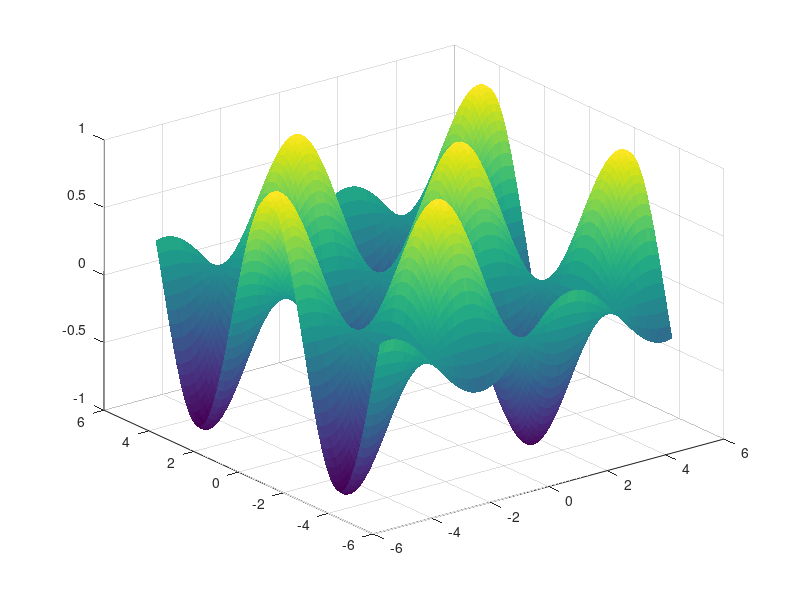

Write the MATLAB code that produced this figure. (Note: this script raises an error after producing the figure.)
%% create a matrix
close all;
clear;
clc;

% Define grid using linspace
x_vals = linspace(-5, 5, 100); % 100 point from -5 to 5
y_vals = linspace(-5, 5, 100);

% Preallocate the scalar field matrix
f = zeros(length(y_vals), length(x_vals));

% fill the matrix using nested for loops
for i = 1:length(y_vals)
    for j = 1:length(x_vals)
        x = x_vals(j);
        y = y_vals(i);
        f(i, j) = sin(x) * cos(y); % example scalar field
    end
end

disp(['Size of f: ', num2str(size(f,1)), ' rows x', num2str(size(f,2)), ' columns'])

% Create meshgrid for plotting
[X, Y] = meshgrid(x_vals, y_vals);

% Surface plot
figure;
surf(X, Y, f, 'EdgeColor', 'none');
colormap parula;
colorbar;
title('Surface Plot of Scalar Field');
xlabel('x');
ylabel('y');
zlabel('f(x, y)');
hold on;

% view settings
view(45, 30);
grid on;
%% Part 2
% Define the grid
[x, y] = meshgrid(-5:0.1:5, -5:0.1:5);
